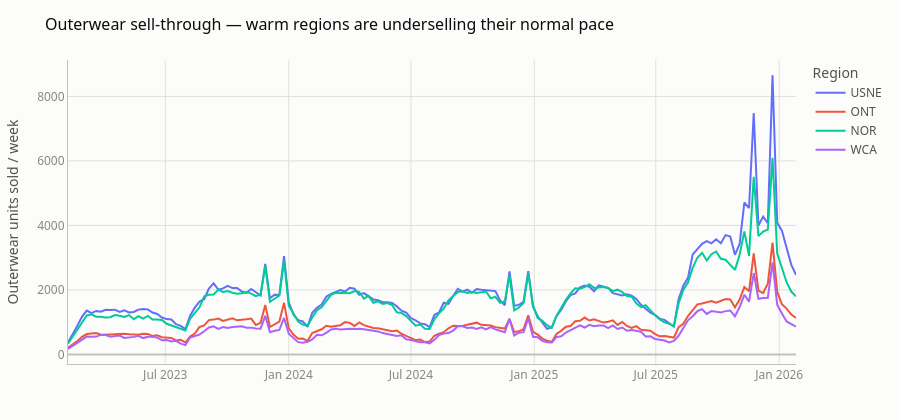

Notebook cell for this chart:
### Markdown cell above
## Investigate — outerwear sell-through by region

### Code cell
sell = con.execute(f"""
    SELECT w.week_start_date, s.region_code, SUM(s.units) AS units
    FROM gold.weekly_demand_style_region s
    JOIN silver.dim_week w ON w.week_id = s.week_id
    JOIN silver.dim_style sty ON sty.style_id = s.style_id
    WHERE sty.category = 'Outerwear' AND s.region_code IN {tuple(warm + cold)}
    GROUP BY 1, 2 ORDER BY 1
""").df()
fig = px.line(sell, x="week_start_date", y="units", color="region_code",
              labels={"week_start_date": "", "units": "Outerwear units sold / week", "region_code": "Region"})
style_fig(fig, "Outerwear sell-through — warm regions are underselling their normal pace")

### Figure 1 — Plotly figure (JSON) as saved in the notebook; plotly's stock layout.template omitted (floating-point values rounded to 4 significant figures; data arrays with more than 128 entries replaced by an {"elided": "..."} marker saying what was removed)
{"data": [{"hovertemplate": "Region=USNE<br>=%{x}<br>Outerwear units sold / week=%{y}<extra></extra>", "legendgroup": "USNE", "line": {"color": "#636efa", "dash": "solid"}, "marker": {"symbol": "circle"}, "mode": "lines", "name": "USNE", "orientation": "v", "showlegend": true, "type": "scatter", "x": {"elided": "156 str values"}, "xaxis": "x", "y": {"elided": "156 float values"}, "yaxis": "y"}, {"hovertemplate": "Region=ONT<br>=%{x}<br>Outerwear units sold / week=%{y}<extra></extra>", "legendgroup": "ONT", "line": {"color": "#EF553B", "dash": "solid"}, "marker": {"symbol": "circle"}, "mode": "lines", "name": "ONT", "orientation": "v", "showlegend": true, "type": "scatter", "x": {"elided": "156 str values"}, "xaxis": "x", "y": {"elided": "156 float values"}, "yaxis": "y"}, {"hovertemplate": "Region=NOR<br>=%{x}<br>Outerwear units sold / week=%{y}<extra></extra>", "legendgroup": "NOR", "line": {"color": "#00cc96", "dash": "solid"}, "marker": {"symbol": "circle"}, "mode": "lines", "name": "NOR", "orientation": "v", "showlegend": true, "type": "scatter", "x": {"elided": "156 str values"}, "xaxis": "x", "y": {"elided": "156 float values"}, "yaxis": "y"}, {"hovertemplate": "Region=WCA<br>=%{x}<br>Outerwear units sold / week=%{y}<extra></extra>", "legendgroup": "WCA", "line": {"color": "#ab63fa", "dash": "solid"}, "marker": {"symbol": "circle"}, "mode": "lines", "name": "WCA", "orientation": "v", "showlegend": true, "type": "scatter", "x": {"elided": "156 str values"}, "xaxis": "x", "y": {"elided": "156 float values"}, "yaxis": "y"}], "layout": {"colorway": ["#2a78d6", "#eb6834", "#1baf7a", "#eda100", "#e87ba4", "#008300", "#4a3aa7", "#e34948"], "font": {"color": "#52514e", "family": "system-ui, -apple-system, 'Segoe UI', sans-serif", "size": 12}, "height": 420, "legend": {"bgcolor": "rgba(0,0,0,0)", "bordercolor": "rgba(0,0,0,0)", "title": {"text": "Region"}, "tracegroupgap": 0}, "margin": {"b": 50, "l": 60, "r": 30, "t": 60}, "paper_bgcolor": "#fcfcfb", "plot_bgcolor": "#fcfcfb", "title": {"font": {"color": "#0b0b0b", "family": "system-ui, -apple-system, 'Segoe UI', sans-serif", "size": 16}, "text": "Outerwear sell-through — warm regions are underselling their normal pace"}, "xaxis": {"anchor": "y", "domain": [0.0, 1.0], "gridcolor": "#e1e0d9", "linecolor": "#c3c2b7", "tickfont": {"color": "#898781"}, "title": {"text": ""}, "zerolinecolor": "#c3c2b7"}, "yaxis": {"anchor": "x", "domain": [0.0, 1.0], "gridcolor": "#e1e0d9", "linecolor": "#c3c2b7", "tickfont": {"color": "#898781"}, "title": {"text": "Outerwear units sold / week"}, "zerolinecolor": "#c3c2b7"}}}
